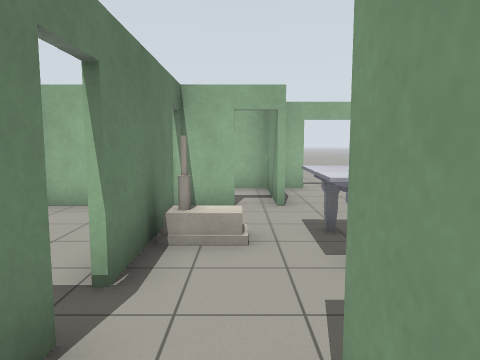
View 1 (above)

14 first-person views from a walk through a robot-simulator world made for Gazebo. The camera is 1.3 m above the floor, tilts 6° down and sees 70° across. Floor lines are 1 m apart. The floor is counted in squares, 1 m on a side. Each view is taken from the middle of a square. On the plan, view 1 faces up. The plan holds only what a view shows up to about 15 squares ahead; the rest is blank. Robots are left out. Gazebo's built-in surfaces are drawn with simple patterns. Some stock models are drawn as simple stand-ins.

View 2
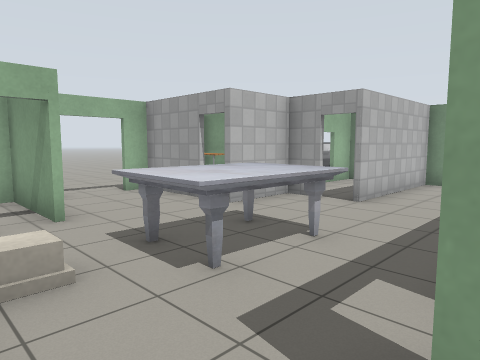

View 3
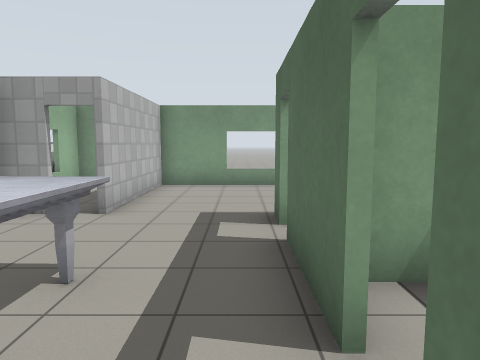

View 4
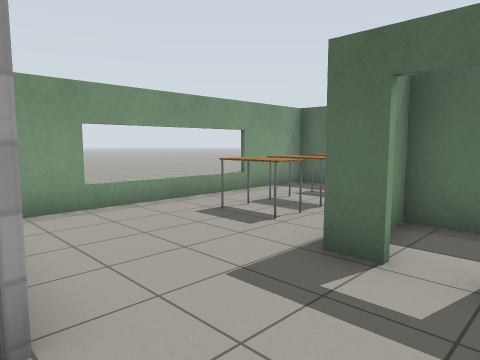

View 5
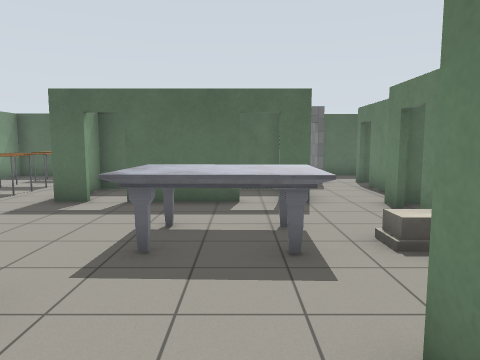

View 6
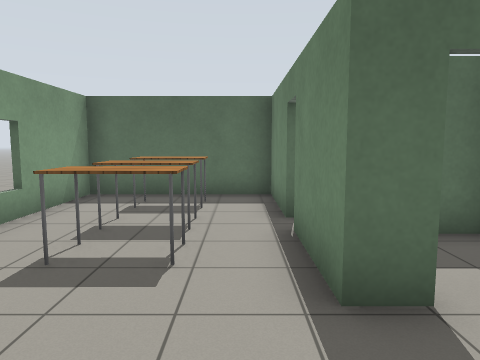

View 7
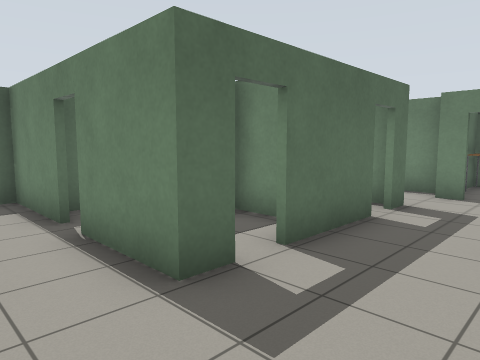

View 8
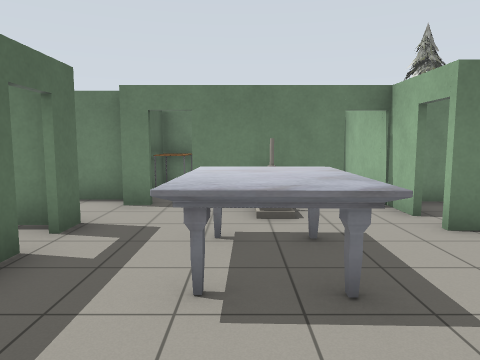

View 9
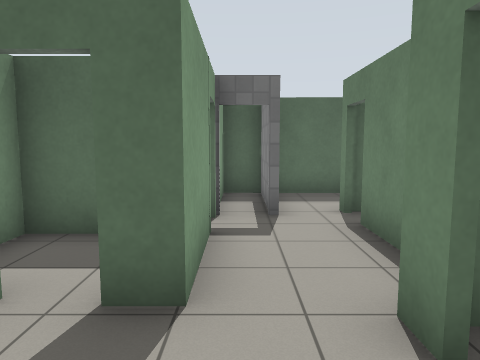

View 10
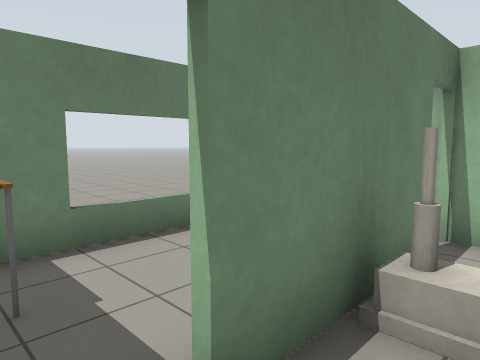

View 11
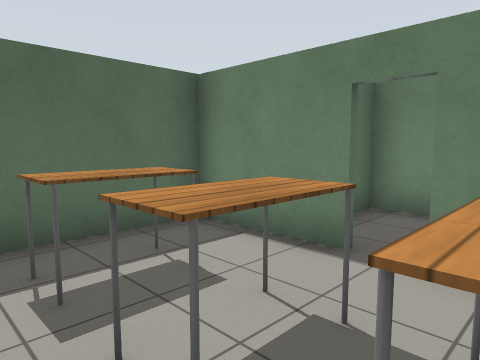

View 12
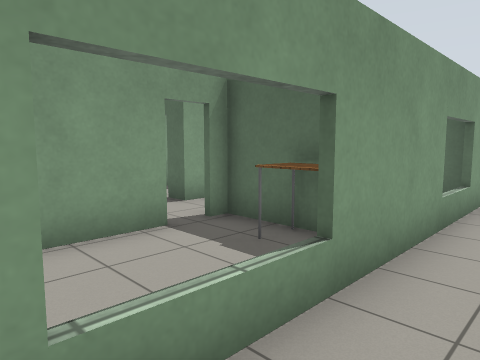

View 13
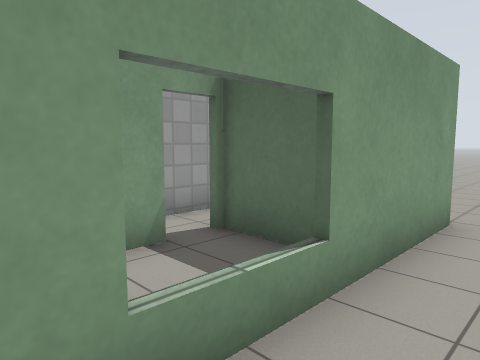

View 14
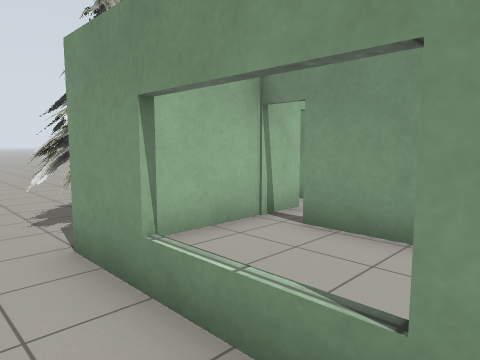

### Floor plan
Points are (right, up) in squares from view 1. A wall is a line through its corners. A room is listed if a view was taken in it or the views show most of it. See-through windows are left out.
Room 1 (views 1, 2)
walls: (-2, 1.4) (-2, -1.5); (0.4, -1) (0.4, 1.4)
ways out: opening at (0, 2) to room 2; open door at (-1, 2.5) to room 2; open door at (0.5, -1.5)
Room 2 (views 3, 4, 5, 6, 7, 8, 9, 10, 11)
walls: (5.4, 1.4) (6.2, 1.4) (6.2, -1.1); (6.3, 5.5) (6.3, 6.5) (4.1, 6.5); (6.2, -1.9) (6.2, -4.8) (10.9, -4.8) (10.9, 4.5) (6.3, 4.5); (2, 1.4) (4.6, 1.4); (0.4, 1.4) (1.1, 1.4); (4.2, 7.5) (4.2, 10); (-1.2, 2.2) (-1.2, 1.4); (0.9, 7.6) (0.9, 7.1); (-1.2, 6.2) (-1.2, 2.9); (1.9, 10) (1.2, 10)
ways out: opening at (0, 2) to room 1; open door at (-1, 2.5) to room 1; open door at (5, 1) to room 4; open door at (6, -1.5) to room 5; open door at (1.5, 1) to room 7; open door at (-0.2, 6.8); open door at (2.5, 10); open door at (4, 7); open door at (6, 5)
objects: house (0, 5); marble table (1, 4) to (3, 5); table (8, -3) to (9, -3); table (8, -2) to (9, -1); table (8, 0) to (9, 0)
Room 3 (views 12, 13, 14)
walls: (-4.6, -5.2) (-4.6, 7.4)
ways out: opening at (-5.5, -6); opening at (-2.5, 11.5)
objects: pine tree (-5, 8) to (-2, 10)
Room 4 (no view inside)
walls: (3.3, 0.3) (3.3, -0.9) (6, -0.9) (6, 0)
ways out: open door at (5, 1) to room 2
Room 5 (no view inside)
walls: (3.3, -1.9) (3.3, -3) (5.8, -3)
ways out: open door at (6, -1.5) to room 2
Room 6 (no view inside)
walls: (-2.1, -1.5) (-2.1, -0.9); (-4.3, -2.5) (-1.9, -2.5)
Room 7 (no view inside)
walls: (0.8, -0.9) (3.1, -0.9) (3.1, 0.9)
ways out: open door at (1.5, 1) to room 2

Positions as (right, up) in squares from view 1, and headings:
1: (0, 0), facing up
2: (-1, 1), facing up-right
3: (0, 2), facing right
4: (4, 5), facing down-right
5: (2, 9), facing down
6: (7, 4), facing down
7: (8, 4), facing down-left
8: (6, 4), facing left
9: (0, 4), facing down
10: (0, 2), facing up-left
11: (10, 0), facing down-left
12: (-6, 6), facing down-right
13: (-6, 1), facing down-right
14: (-6, 3), facing up-right
